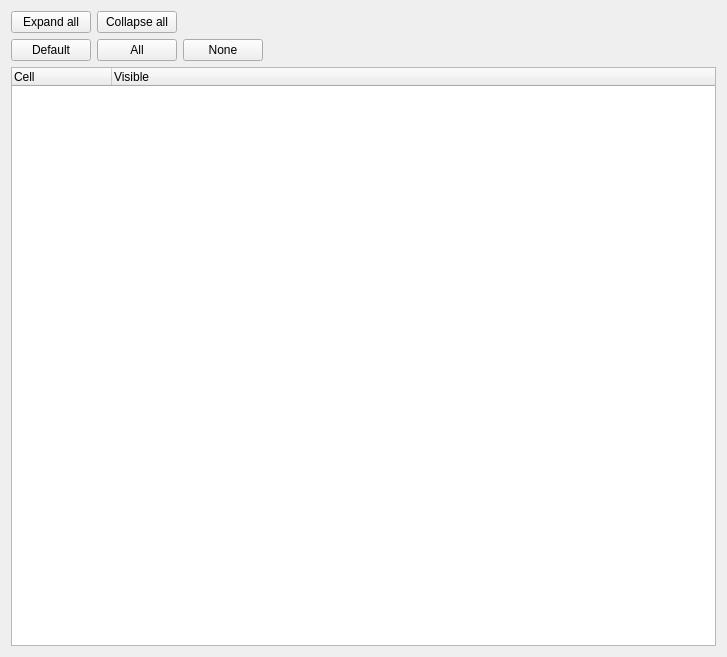
<?xml version="1.0" encoding="UTF-8"?>
<ui version="4.0">
 <class>CellPane</class>
 <widget class="QWidget" name="CellPane">
  <property name="geometry">
   <rect>
    <x>0</x>
    <y>0</y>
    <width>727</width>
    <height>657</height>
   </rect>
  </property>
  <property name="windowTitle">
   <string>Form</string>
  </property>
  <layout class="QVBoxLayout" name="verticalLayout">
   <item>
    <layout class="QHBoxLayout" name="horizontalLayout_2">
     <item>
      <widget class="QPushButton" name="pushButtonExpand">
       <property name="text">
        <string>Expand all</string>
       </property>
      </widget>
     </item>
     <item>
      <widget class="QPushButton" name="pushButtonCollapse">
       <property name="text">
        <string>Collapse all</string>
       </property>
      </widget>
     </item>
     <item>
      <spacer name="horizontalSpacer">
       <property name="orientation">
        <enum>Qt::Horizontal</enum>
       </property>
       <property name="sizeHint" stdset="0">
        <size>
         <width>148</width>
         <height>20</height>
        </size>
       </property>
      </spacer>
     </item>
    </layout>
   </item>
   <item>
    <layout class="QHBoxLayout" name="horizontalLayout">
     <item>
      <widget class="QPushButton" name="pushButtonRestoreDefaultCheck">
       <property name="text">
        <string>Default</string>
       </property>
      </widget>
     </item>
     <item>
      <widget class="QPushButton" name="pushButtonCheckAll">
       <property name="text">
        <string>All</string>
       </property>
      </widget>
     </item>
     <item>
      <widget class="QPushButton" name="pushButtonCheckNone">
       <property name="text">
        <string>None</string>
       </property>
      </widget>
     </item>
     <item>
      <spacer name="horizontalSpacer_3">
       <property name="orientation">
        <enum>Qt::Horizontal</enum>
       </property>
       <property name="sizeType">
        <enum>QSizePolicy::MinimumExpanding</enum>
       </property>
       <property name="sizeHint" stdset="0">
        <size>
         <width>37</width>
         <height>17</height>
        </size>
       </property>
      </spacer>
     </item>
    </layout>
   </item>
   <item>
    <widget class="QTreeWidget" name="treeWidget">
     <property name="sizePolicy">
      <sizepolicy hsizetype="Preferred" vsizetype="Expanding">
       <horstretch>0</horstretch>
       <verstretch>0</verstretch>
      </sizepolicy>
     </property>
     <column>
      <property name="text">
       <string notr="true">Cell</string>
      </property>
     </column>
     <column>
      <property name="text">
       <string>Visible</string>
      </property>
     </column>
    </widget>
   </item>
  </layout>
  <zorder>treeWidget</zorder>
  <zorder>pushButtonRestoreDefaultCheck</zorder>
  <zorder>pushButtonCheckAll</zorder>
  <zorder>pushButtonCheckNone</zorder>
  <zorder>pushButtonExpand</zorder>
  <zorder>pushButtonCollapse</zorder>
  <zorder>treeWidget</zorder>
 </widget>
 <resources/>
 <connections/>
</ui>
